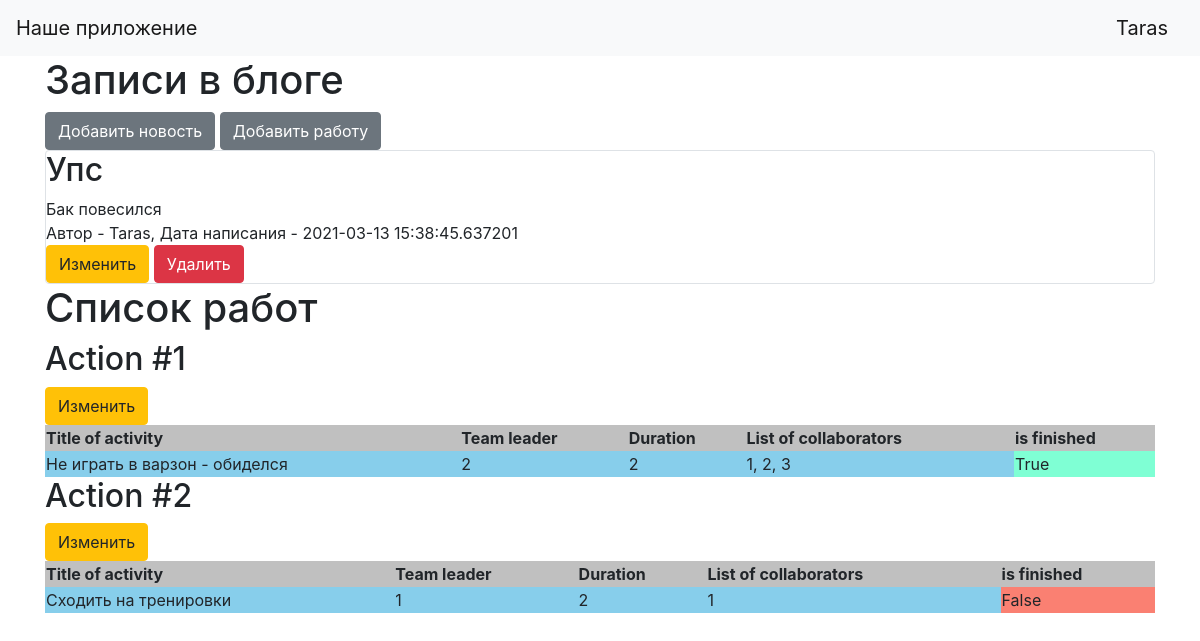
The page / (signed in) on the database its author committed.
### data/users.py (models this page shows, shortened)
class User(SqlAlchemyBase, UserMixin):
    __tablename__ = 'users'
    id = sqlalchemy.Column(sqlalchemy.Integer, primary_key=True, autoincrement=True)
    surname = sqlalchemy.Column(sqlalchemy.String, nullable=True)
    name = sqlalchemy.Column(sqlalchemy.String, nullable=True)
    about = sqlalchemy.Column(sqlalchemy.String, nullable=True)
    age = sqlalchemy.Column(sqlalchemy.Integer, nullable=True)
    position = sqlalchemy.Column(sqlalchemy.String, nullable=True)
    speciality = sqlalchemy.Column(sqlalchemy.String, nullable=True)
    address = sqlalchemy.Column(sqlalchemy.String, nullable=True)
    email = sqlalchemy.Column(sqlalchemy.String, index=True, unique=True, nullable=True)
    hashed_password = sqlalchemy.Column(sqlalchemy.String, nullable=True)
    modified_date = sqlalchemy.Column(sqlalchemy.DateTime, default=datetime.datetime.now)
    news = orm.relation("News", back_populates='user')
    jobs = orm.relation("Jobs", back_populates='user')

### data/news.py (models this page shows)
class News(SqlAlchemyBase):
    __tablename__ = 'news'
    id = sqlalchemy.Column(sqlalchemy.Integer,
                           primary_key=True, autoincrement=True)
    title = sqlalchemy.Column(sqlalchemy.String, nullable=True)
    content = sqlalchemy.Column(sqlalchemy.String, nullable=True)
    created_date = sqlalchemy.Column(sqlalchemy.DateTime,
                                     default=datetime.datetime.now)
    is_private = sqlalchemy.Column(sqlalchemy.Boolean, default=True)
    user_id = sqlalchemy.Column(sqlalchemy.Integer,
                                sqlalchemy.ForeignKey("users.id"))
    user = orm.relation('User')
    categories = orm.relation("Category",
                              secondary="association",
                              backref="news")

### data/jobs.py (models this page shows)
class Jobs(SqlAlchemyBase):
    __tablename__ = 'jobs'
    id = sqlalchemy.Column(sqlalchemy.Integer, primary_key=True, autoincrement=True)
    team_leader = sqlalchemy.Column(sqlalchemy.Integer, sqlalchemy.ForeignKey("users.id"))
    job = sqlalchemy.Column(sqlalchemy.String, nullable=True)
    work_size = sqlalchemy.Column(sqlalchemy.Integer, nullable=True)
    collaborators = sqlalchemy.Column(sqlalchemy.String, nullable=True)
    start_date = sqlalchemy.Column(sqlalchemy.DateTime, default=datetime.datetime.now)
    end_date = sqlalchemy.Column(sqlalchemy.DateTime, nullable=True)
    is_finished = sqlalchemy.Column(sqlalchemy.BOOLEAN, nullable=True)
    user = orm.relation('User')

### main.py (the view)
@app.route("/")
def index():
    db_sess = db_session.create_session()
    jobs = db_sess.query(Jobs)
    if current_user.is_authenticated:
        news = db_sess.query(News).filter(
            (News.user == current_user) | (News.is_private != True))
    else:
        news = db_sess.query(News).filter(News.is_private != True)
    return render_template("index.html", news=news, jobs=jobs)

### data/db_session.py (called while the page is built)
def create_session() -> Session:
    global __factory
    return __factory()

### main.py (called while the page is built)
@login_manager.user_loader
def load_user(user_id):
    db_sess = db_session.create_session()
    return db_sess.query(User).get(user_id)

### templates/index.html (shortened to what this page needs)
{% extends "base.html" %}
{% block content %}
<h1>Записи в блоге</h1>
{% if current_user.is_authenticated %}
    <a href="news" class="btn btn-secondary">Добавить новость</a>
	<a href="add_jobs" class="btn btn-secondary">Добавить работу</a>
{% endif %}
{% for item in news%}
<div class="col-md6 border rounded">
    <h2>{{item.title}}</h2>
    <div>
        {{item.content}}
    </div>
    <div>
        Автор - {{item.user.name}}, Дата написания - {{item.created_date}}
    </div>
	{% if current_user.is_authenticated and current_user == item.user %}
    <div>
        <a href="/news/{{ item.id }}" class="btn btn-warning">
            Изменить
        </a>
        <a href="/news_delete/{{ item.id }}" class="btn btn-danger">
            Удалить
        </a>
    </div>
	{% endif %}
</div>
{% endfor %}
<h1>Список работ</h1>
{% for item in jobs%}
<h2>Action #{{item.id}}</h2>
<table width="100%">
	<tr><th>Title of activity</th><th>Team leader</th><th>Duration</th><th>List of collaborators</th><th>is finished</th></tr>
	<tr><td>{{item.job}}</td><td>{{item.team_leader}}</td><td>{{item.work_size}}</td><td>{{item.collaborators}}</td>
	{% if item.is_finished %}
		<td style="background:Aquamarine">{{item.is_finished}}</td></tr>
	{% else %}
		<td style="background:Salmon">{{item.is_finished}}</td></tr>
	{% endif %}
	{% if current_user.is_authenticated and (current_user == item.user or current_user.id == 1)%}
    <div>
        <a href="/add_jobs/{{ item.id }}" class="btn btn-warning">
            Изменить
        </a>
    </div>
	{% endif %}
</table>
{% endfor %}
{% endblock %}

### templates/base.html (shortened to what this page needs)
<!doctype html>
<html lang="en">
<head>
    <link rel="stylesheet"
          href="https://stackpath.bootstrapcdn.com/bootstrap/4.4.1/css/bootstrap.min.css"
>
</head>
<body>
<header>
    <nav class="navbar navbar-light bg-light">
        <a class="navbar-brand" href="#">Наше приложение</a>
		{% if current_user.is_authenticated %}
			<a class="navbar-brand" href="/logout">{{ current_user.name }}</a>
		{% else %}
			<p>
			<a class="btn btn-primary " href="/register">Зарегистрироваться</a>
			<a class="btn btn-success" href="/login">Войти</a>
			</p>
		{% endif %}
    </nav>
</header>
<main role="main" class="container">
    {% block content %}{% endblock %}
</main>
</body>
</html>

### templates/index.html (style rules this page uses)
th { background-color:Silver; }
td { background-color:SkyBlue; }

### rows shown on the page
User: name "Taras"
News: title "Упс", content "Бак повесился", user.name "Taras", created_date "2021-03-13 15:38:45.637201"
Jobs: id "1", job "Не играть в варзон - обиделся", team_leader "2", work_size "2", collaborators "1, 2, 3", is_finished "True"
Jobs: id "2", job "Сходить на тренировки", team_leader "1", work_size "2", collaborators "1", is_finished "False"
